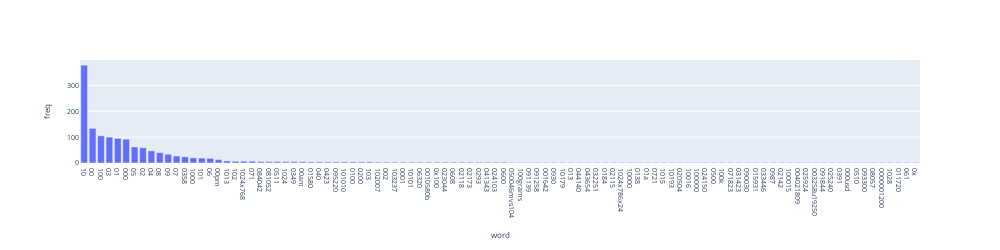

Notebook code for this chart:
### Markdown cell above
### >>> **Exercise 14 (take home):** 
Additionally, you can attempt to sort the terms on the `x-axis` by frequency instead of in alphabetical order. This way the visualization is more meaninfgul and you will be able to observe the so called [long tail](https://en.wikipedia.org/wiki/Long_tail) (get familiar with this term since it will appear a lot in data mining and other statistics courses). see picture below

![alt txt](https://upload.wikimedia.org/wikipedia/commons/thumb/8/8a/Long_tail.svg/1000px-Long_tail.svg.png)

### Code cell
# Answer here
term_frequencies_df.sort_values(by='freq', ascending=False, inplace=True) #sort by frequencies

fig = px.bar(term_frequencies_df[:100],x="word",y="freq") #plot the first 100 terms
fig.update_layout(width=1000,height=250,font_size = 7)
fig.show()

### Figure 1 — Plotly figure (JSON) as saved in the notebook; plotly's stock layout.template omitted (floating-point values rounded to 4 significant figures)
{"data": [{"alignmentgroup": "True", "hovertemplate": "word=%{x}<br>freq=%{y}<extra></extra>", "legendgroup": "", "marker": {"color": "#636efa", "pattern": {"shape": ""}}, "name": "", "offsetgroup": "", "orientation": "v", "showlegend": false, "textposition": "auto", "type": "bar", "x": ["10", "00", "100", "03", "01", "000", "05", "02", "04", "08", "09", "07", "0358", "1000", "101", "06", "00pm", "1013", "102", "1024x768", "071", "084042", "081052", "0511", "1024", "0349", "00am", "01580", "040", "0423", "095220", "101010", "0100", "0200", "103", "102007", "002", "103237", "0001", "10101", "06320", "0010580b", "0x100", "023044", "0608", "02118", "02173", "0293", "041343", "024103", "0600", "050046mvs104", "100grams", "091139", "091258", "001642", "0930", "10179", "013", "044140", "043654", "032251", "0184", "02115", "1024x786x24", "10000", "0138", "01a", "0721", "1015", "10193", "020504", "10016", "100000", "024150", "0500", "100k", "071823", "031423", "090030", "015931", "033446", "0987", "02142", "100015", "004021809", "025924", "003258u19250", "091844", "025240", "0391", "000usd", "0510", "093300", "08057", "0000001200", "1028", "011720", "061", "0x"], "xaxis": "x", "y": [378, 134, 105, 100, 95, 92, 62, 59, 47, 40, 34, 27, 24, 20, 19, 18, 13, 8, 7, 7, 7, 5, 5, 5, 5, 5, 5, 4, 4, 4, 4, 4, 4, 4, 4, 3, 3, 3, 3, 3, 3, 3, 3, 3, 3, 3, 3, 3, 3, 3, 3, 2, 2, 2, 2, 2, 2, 2, 2, 2, 2, 2, 2, 2, 2, 2, 2, 2, 2, 2, 2, 2, 2, 2, 2, 2, 2, 2, 2, 2, 2, 2, 2, 2, 2, 2, 2, 2, 2, 2, 2, 2, 2, 2, 2, 2, 2, 2, 2, 2], "yaxis": "y"}], "layout": {"barmode": "relative", "font": {"size": 7}, "height": 250, "legend": {"tracegroupgap": 0}, "margin": {"t": 60}, "width": 1000, "xaxis": {"anchor": "y", "domain": [0, 1], "title": {"text": "word"}}, "yaxis": {"anchor": "x", "domain": [0, 1], "title": {"text": "freq"}}}}
